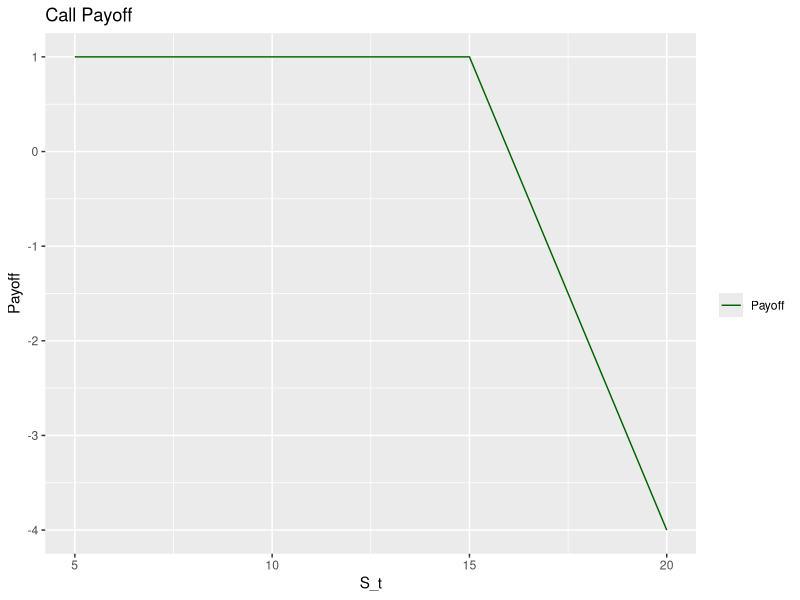
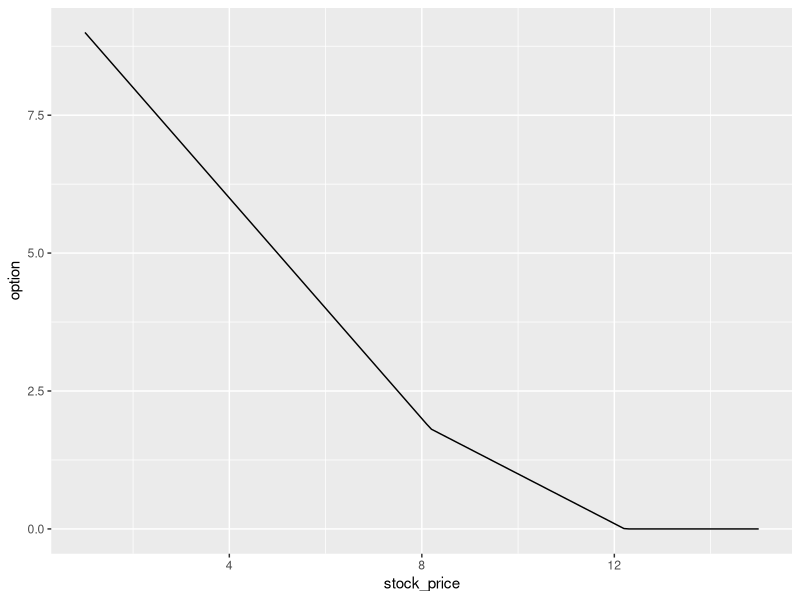
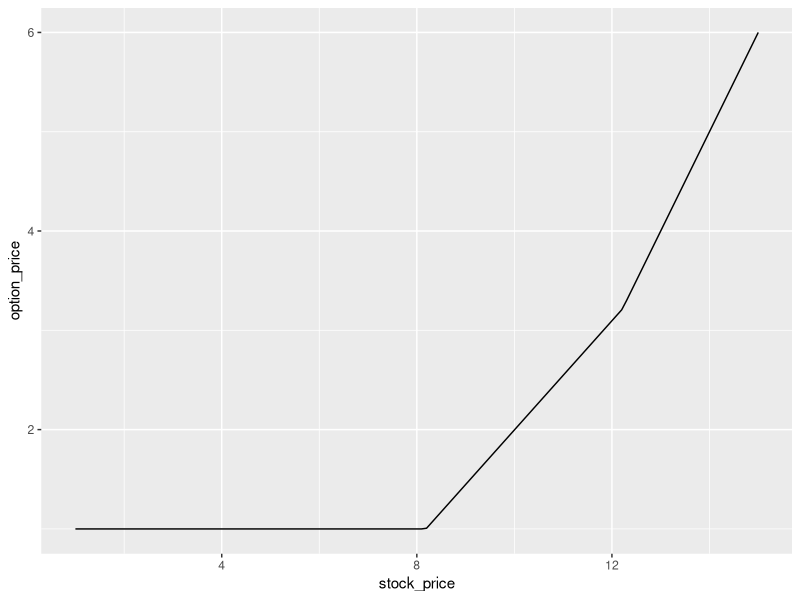
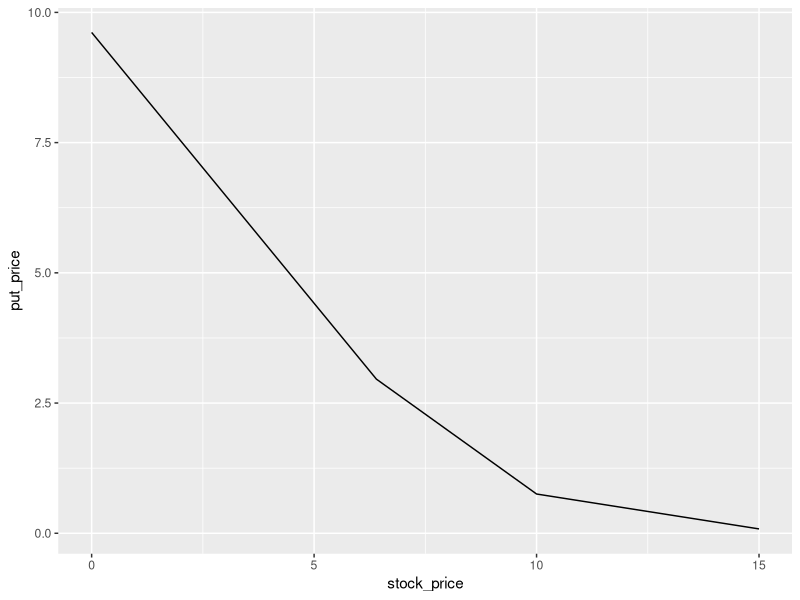

The R source for these figures, in order:


library(ggplot2)


### Compute the payoff of a short european call option ############
S_t <- seq(5, 20, 1) 
K = 15
premium = 1

intrinsic_value <- S_t - K - premium
payoff_short_call <- pmin(premium,-intrinsic_value)

payoff <- rowSums(cbind(payoff_short_call))

results <- data.frame(cbind(S_t,payoff))

ggplot(results, aes(x=S_t)) + 
  geom_line(aes(y=payoff, color = 'Payoff')) +
  scale_colour_manual("", 
                      breaks = c("Payoff"),
                      values = c("darkgreen")) + ylab("Payoff")+
  ggtitle("Call Payoff") 

## Compute the payoff of a european put option in a single-period binomial tree ##############
u_prob = function(r, sigma, delta_t = 1) {
  
  u = exp(sigma*sqrt(delta_t))
  d = exp(-sigma*sqrt(delta_t))
  
  return(data.frame( cbind(u,d) ) )
}

q_prob = function(u, d, r, sigma, delta_t = 1) {
  
  q = ( (1+r)^delta_t - d )/( u - d )
  
  return(q)
}

put_eur = function(S0, K, sigma, r, t0 = 0, T = 1) {
  
  delta_t = T - t0
  
  probs = u_prob(r = r, sigma = sigma)
  u = probs$u
  d = probs$d
  
  qu = q_prob(r = r, sigma = sigma, u = u, d = d)
  qd = 1 - qu
 
  phi_u = max(K - S0*u, 0)
  phi_d = max(K - S0*d, 0)
  
  B = (1+r)^(delta_t)
  
  x = 1/B*( ( u*phi_d - d*phi_u )/(u - d) )
  y = 1/S0*( (phi_u - phi_d)/(u - d) ) 
  
  price = x*B + y*S0
  
  results = list()
  results$price = price
  results$q = c(qu, qd)
  results$ptf_weights = cbind(x, y)
  
  return(results)
}

## Compute the payoff of a call option using put-call parity #####
call_eur = function(S0, K, sigma, r, delta_t = 1){
  
  output = put_eur(sigma = sigma, r = r, S0 = S0, K = K)
  call = - K*(1-r)^delta_t  + S0 + output$price
  
  return(call)
  
}

## Verify that the european call option satisfies Merton's constraints #####
merton = function(S0, K, sigma, r, delta_t = 1){
  # returns true if constraint is satisfied
  
  call = call_eur(sigma = sigma, r = r, S0 = S0, K = K) 
  
  payoff = max(S0 - K*(1-r)^delta_t, 0)
  
  return( (call >= payoff ) )
}

merton(sigma = 0.1, r = 0.1, S0 = 10, K = 10) 

### Examine the behaviour of the payoff functions ##########
put_eur(sigma = 0.2, r = 0.1, S0 = 10, K = 10)

call_eur(sigma = 0.2, r = 0.1, S0 = 10, K = 10)

# Evolution of the put price with respect to the underlying price 
stock_price = c(seq(from = 1, to = 15, by = 0.1))

option_price = sapply(stock_price, put_eur, sigma = 0.2, r = 0.1, K = 10)

data <- data.frame(stock_price, option = unlist( option_price["price", ] ) )

ggplot(data, aes(x=stock_price, y=option)) +
  geom_line()

# Evolution of the call price with respect to the underlying price 
option_price = sapply(stock_price, call_eur, sigma = 0.2, r = 0.1, K = 10)

data <- data.frame(stock_price, option_price )

ggplot(data, aes(x=stock_price, y=option_price)) +
  geom_line()

## Compute the payoff of a european put option in a multi-period binomial tree using backward induction ######
final_payoff = function(S0, K, u, d){
  
  Puu = max(K-S0*u^2,0)
  Pud = max(K-S0*u*d,0)
  Pdd = max(K-S0*d^2,0)
  
  return( list(Puu = Puu, Pud = Pud, Pdd = Pdd) )
  
}

binomial_BI = function(S0,K, u, d, r, T, t0 = 0, N = 2){
  
  deltaT = (T-t0)/N # deltaT è il tempo totale diviso il numero di periodi
  
  qu = q_prob(r = r, sigma = sigma, u = u, d = d)
  qd = 1 - qu
  
  P_final = final_payoff(S0 = S0, K = K, u = u, d = d)
  
  Puu = P_final$Puu
  Pud = P_final$Pud
  Pdd = P_final$Pdd
  
  discount = 1/(1+r)^(deltaT)
  
  Pu = discount*(Puu*qu+Pud*qd)
  Pd = discount*(Pud*qu+Pdd*qd)
  P0 = discount*(Pu*qu+Pd*qd)
  
  return(P0)  
  
}

# Check the behaviour of the payoff function
r_annual = 0.04
r_sixmonths = (1 + (r_annual / 2))^2 - 1
binomial_BI(S0 = 10, T = 1, K = 10, u = 1.25, d = 0.8, r = r_sixmonths)

## Compute the payoff of a put option using a direct formula ######
binomial_DIR = function(K, S0, u, d, r, T, t0 = 0, N = 2){
  
  deltaT = (T-t0)/N 
  
  qu = q_prob(r = r, sigma = sigma, u = u, d = d)
  qd = 1 - qu
  
  P_final = final_payoff(S0 = S0, K = K, u = u, d = d)
  
  Puu = P_final$Puu
  Pud = P_final$Pud
  Pdd = P_final$Pdd
  
  P0 = 1/(1+r)^(T-t0)*(qu^2*Puu+2*qu*(1-qu)*Pud+(1-qu)^2*Pdd)
  
  return(P0)
}

binomial_DIR(S0 = 10, T = 1, K = 10, u = 1.25, d = 0.8, r = r_sixmonths)

# Evolution of the option price with respect to the underlying price
stock_price = c(seq(from = 0, to = 15, by = 0.1))
put_price= sapply(stock_price, binomial_DIR, T = 1, K = 10, u = 1.25, d = 0.8, r = 0.04)

data <- data.frame(stock_price,put_price)

ggplot(data, aes(x=stock_price, y=put_price)) +
  geom_line()

